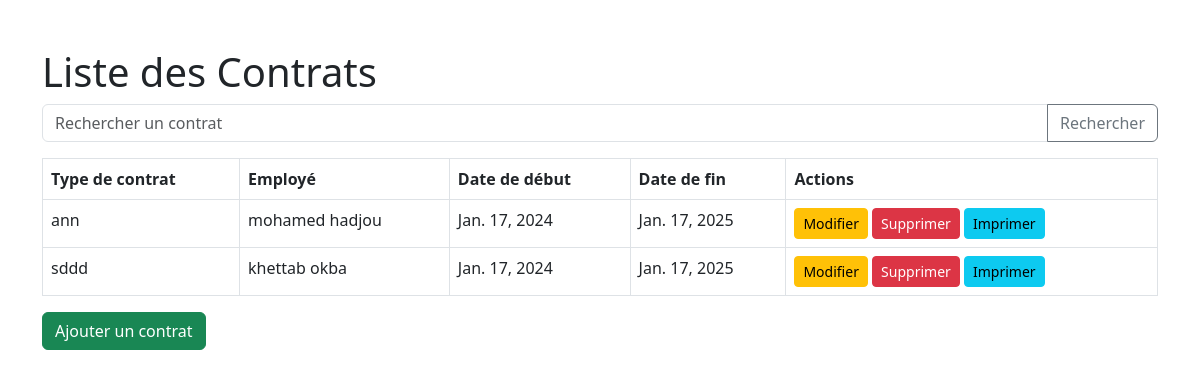
Page /contrat/ on the committed database.
### admin_rh/models.py (models this page shows, shortened)
class Contrat(models.Model):
    employe = models.ForeignKey("Employe", on_delete=models.CASCADE, null=True, blank=True)
    type_contrat = models.CharField(max_length=50)
    date_début = models.DateField()
    date_fin = models.DateField()
    salaireJrs = models.FloatField(null=True, blank=True)

class Employe(models.Model):
    nom = models.CharField(max_length=50)
    prenom = models.CharField(max_length=50)
    sexe = models.CharField(max_length=10,choices=[('M', 'HOMME'), ('F', 'FEMME')],default='M')
    adresse=models.CharField(max_length=250)
    date_naissance = models.DateField()
    email = models.EmailField(max_length=100)
    date_embauche = models.DateField()
    service = models.ForeignKey(Service, on_delete=models.CASCADE,related_name="rel_emp")
    def __str__(self):
        return f'{self.prenom} {self.nom}'

### admin_rh/views.py (the view)
# urls.py: path('contrat/', views.liste_contrats, name='contratList'),
def liste_contrats(request):
    contrats = Contrat.objects.all()
    form = RechercheContratForm(request.GET)
    if form.is_valid():
        search = form.cleaned_data.get('search')
        if search:
            contrats = contrats.filter(type_contrat__icontains=search)
    context = {
        'Contrats': contrats,
        'form': form,
    }
    return render(request, 'contrats_list.html', context)

### admin_rh/forms.py
class RechercheContratForm(forms.Form):
    search = forms.CharField(max_length=100, required=False)

### admin_rh/templates/contrats_list.html (shortened to what this page needs)
<!DOCTYPE html>
<html lang="fr">
<head>
    <link href="https://cdn.jsdelivr.net/npm/bootstrap@5.3.0-alpha1/dist/css/bootstrap.min.css" rel="stylesheet">
</head>
<body>
    <div class="container mt-5">
        <h1>Liste des Contrats</h1>
        <form method="get" class="mb-3">
            <div class="input-group">
                <input type="text" name="search" class="form-control" placeholder="Rechercher un contrat" value="{{ request.GET.search }}">
                <button class="btn btn-outline-secondary" type="submit">Rechercher</button>
            </div>
        </form>
        <table class="table table-bordered">
            <thead>
                <tr>
                    <th>Type de contrat</th>
                    <th>Employé</th>
                    <th>Date de début</th>
                    <th>Date de fin</th>
                    <th>Actions</th>
                </tr>
            </thead>
            <tbody>
                {% for contrat in Contrats %}
                    <tr>
                        <td>{{ contrat.type_contrat }}</td>
                        <td>{{ contrat.employe }}</td>
                        <td>{{ contrat.date_début }}</td>
                        <td>{{ contrat.date_fin }}</td>
                        <td>
                            <a href="{% url 'modifierContrat' contrat.id %}" class="btn btn-warning btn-sm">Modifier</a>
                            <a href="{% url 'supprimerContrat' contrat.id %}" class="btn btn-danger btn-sm">Supprimer</a>
                            <a href="{% url 'imprimerContrat' contrat.id %}" class="btn btn-info btn-sm" target="_blank">Imprimer</a>
                        </td>
                    </tr>
                {% empty %}
                    <tr>
                        <td colspan="5">Aucun contrat trouvé</td>
                    </tr>
                {% endfor %}
            </tbody>
        </table>
        <a href="{% url 'ajouterContrat' %}" class="btn btn-success">Ajouter un contrat</a>
    </div>
</body>
</html>

### rows in the picture
Contrat: type_contrat "ann", employe "mohamed hadjou", date_début "Jan. 17, 2024", date_fin "Jan. 17, 2025"
Contrat: type_contrat "sddd", employe "khettab okba", date_début "Jan. 17, 2024", date_fin "Jan. 17, 2025"
